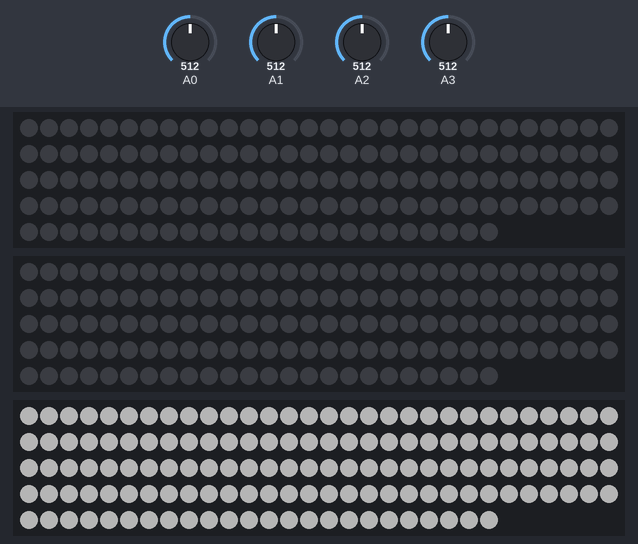
Bench run of a sketch on a simulated Arduino Uno, built with avr-gcc and run on an emulated ATmega328P. Shown: 3 × 144 RGB LEDs in strip order, left to right, continuing on the next row. Inputs (shaded band) come from the test bench; at power-on: A0 = 512, A1 = 512, A2 = 512, A3 = 512. Dim RGB values are drawn brighter than linear; colours are those a GRB WS2812 strip shows for the declared byte order; random numbers use the default seed unless the sketch sets one; what the sketch prints to the serial monitor is not drawn.

Above: at 2.4 s.
3.8 s: A0 set to 105
5.3 s: A0 set to 88
At 5.41 s:
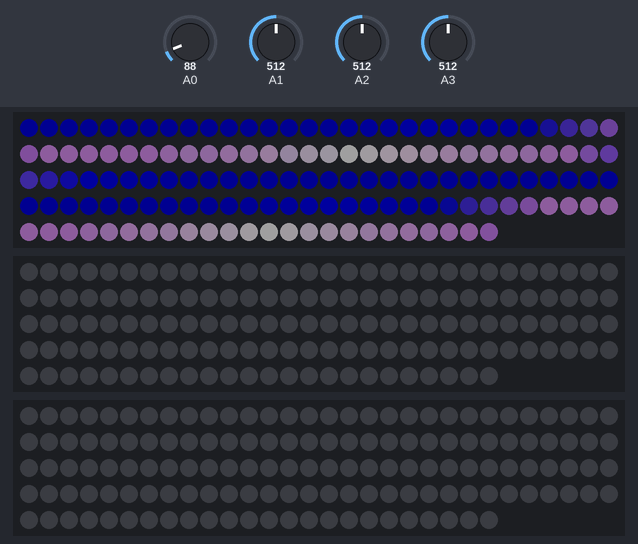
At 6.43 s:
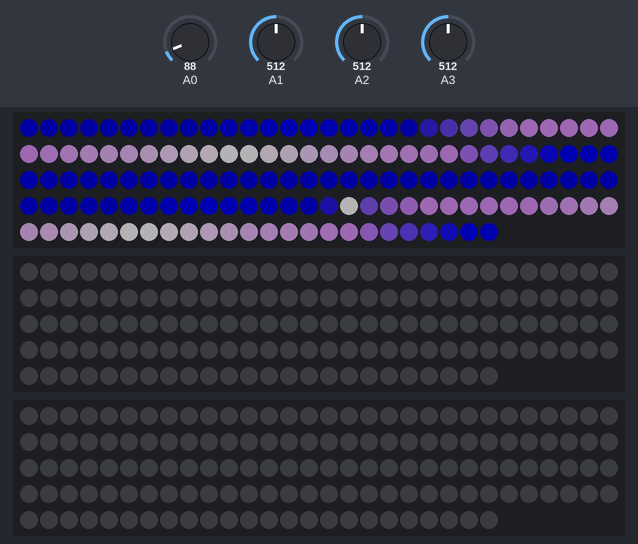
7.0 s: A1 set to 105
8.5 s: A1 set to 92
At 8.56 s:
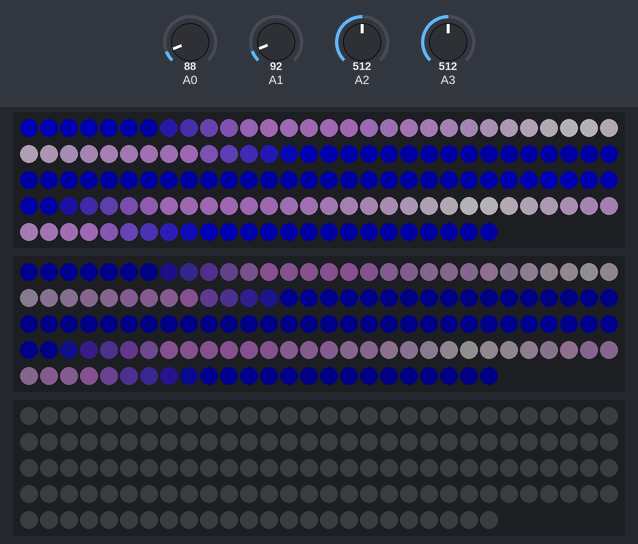
10.2 s: A2 set to 106
11.7 s: A2 set to 90
At 11.74 s:
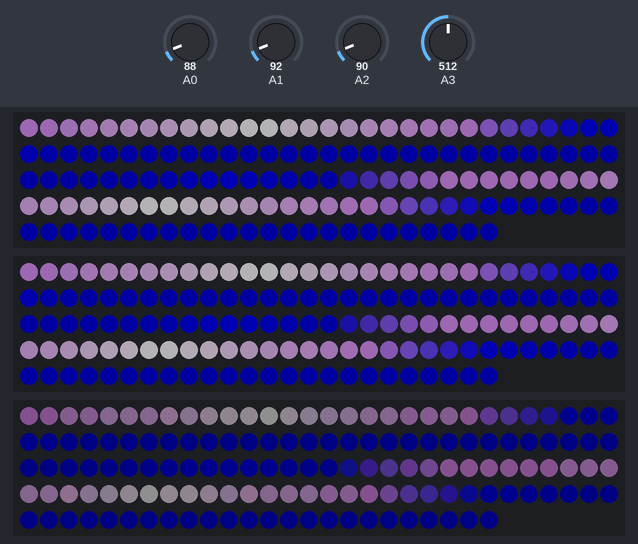

Measured:
- the behaviour switches between 100 and 99 on A0 (found by bisection; images 0 and 1)
- the behaviour switches between 100 and 99 on A1 (found by bisection; images 2 and 3)
- the behaviour switches between 100 and 99 on A2 (found by bisection; images 3 and 4)
- after the input at 3.8 s, every drawn part: stays the same
- after the input at 5.3 s, the LEDs: first change after 0.09 s (image 1 shows a later state)

The sketch:

step.ino
```cpp
#include <FastLED.h>

#define NUM_LEDS 144 //每条led数
#define NUM_STEPS 4 //台阶数
#define FRAMES_PER_SECOND  90  //FPS

//CRGB leds[NUM_LEDS];     // 创建光带leds
CRGB leds[NUM_STEPS][NUM_LEDS];

int aPins[NUM_STEPS] = {0, 1, 2, 3}; //a口s

float lifes[NUM_STEPS]; //0~1

CRGBPalette16 currentPalette = CloudColors_p;

void setup() {
  Serial.begin(9600);
  delay(2000);

  //FastLED.addLeds<WS2812B, 7>(leds, NUM_LEDS); //型号,信号引脚,(已创建的光带,LED灯珠数量)
  FastLED.setBrightness(64);// 设置光带亮度 0～255


  FastLED.addLeds<WS2812B, 4>(leds[0], NUM_LEDS);
  FastLED.addLeds<WS2812B, 7>(leds[1], NUM_LEDS);
  FastLED.addLeds<WS2812B, 11>(leds[2], NUM_LEDS);


  startClear();
}
void startClear() {
  FastLED.clear();
  for (int i = 0; i < NUM_STEPS; i++) {
    fill_solid(leds[i], NUM_LEDS, CRGB::White);
    FastLED.show();
    delay(100);
    fill_solid(leds[i], NUM_LEDS, CRGB::Black);
    FastLED.show();
  }
}


void FillPaletteColors(int id, uint8_t colorIndex)
{
  if (lifes[id] <= 0)
  {
    fill_solid(leds[id], NUM_LEDS, CRGB::Black);
    return;
  }


  uint8_t brightness = 255 * lifes[id];

  for ( int i = 0; i < NUM_LEDS; i++) {
    leds[id][i] = ColorFromPalette( currentPalette, colorIndex, brightness, LINEARBLEND);
    colorIndex += 3;
  }

  if (lifes[id] > 0.9)addGlitter(id, 60);


}

void addGlitter(int id, fract8 chanceOfGlitter)
{
  if ( random8() < chanceOfGlitter) {
    leds[id][ random16(NUM_LEDS) ] += CRGB::White;
  }
}

void loop() {

  static uint8_t startIndex = 0;
  startIndex = startIndex + 1; /* motion speed */


  FastLED.clear();

  for (int i = 0; i < NUM_STEPS; i++) {
    int _a = analogRead(aPins[i]);

    if (_a < 100) {
      lifes[i] = lifes[i] < 1 ? lifes[i] += 0.25 : 1;

      FillPaletteColors(i, startIndex);

      Serial.print(i,DEC);
      delay(10);
    }
    else {
      lifes[i] = lifes[i] > 0 ? lifes[i] -= 0.05 : 0;

      FillPaletteColors(i, startIndex);
    }

  }


  //  Serial.println("____");
  //  Serial.print(lifes[2]);

  FastLED.show();
  FastLED.delay(1000 / FRAMES_PER_SECOND);


}
```
